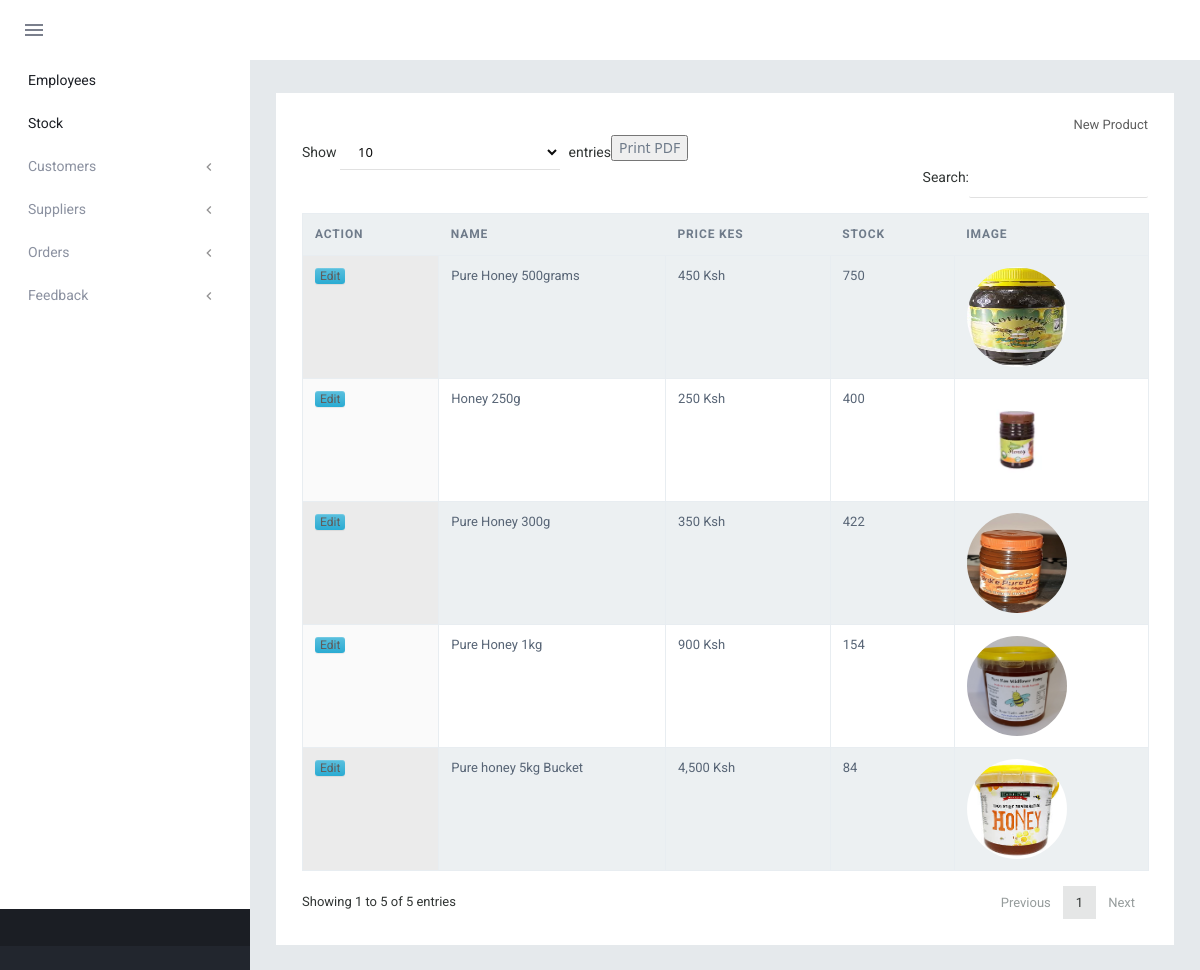
Page / (signed in) on the committed database.
### tables this page shows
CREATE TABLE `stock` (
  `stock_id` int(11) NOT NULL,
  `image` varchar(50) NOT NULL,
  `product_name` varchar(50) NOT NULL,
  `price` int(11) NOT NULL,
  `stock` int(11) NOT NULL,
  `last_update` timestamp NOT NULL DEFAULT current_timestamp() ON UPDATE current_timestamp(),
  `description` text DEFAULT NULL
);

### index.php (the view, shortened to what this page needs)
<?php
include('include/connections.php');
?>
<!DOCTYPE html>
<html>
<head>
    <link href="assets/plugins/pace/pace-theme-flash.css" rel="stylesheet" type="text/css" media="screen" />
    <link href="assets/plugins/bootstrapv3/css/bootstrap.min.css" rel="stylesheet" type="text/css" />
    <link href="assets/plugins/bootstrapv3/css/bootstrap-theme.min.css" rel="stylesheet" type="text/css" />
    <link href="assets/plugins/animate.min.css" rel="stylesheet" type="text/css" />
    <link href="assets/plugins/jquery-scrollbar/jquery.scrollbar.css" rel="stylesheet" type="text/css" />
    <link href="webarch/css/webarch.css" rel="stylesheet" type="text/css" />
</head>
<body class="">
<?php
include 'include/navbar.php';
?>
<div class="footer-widget">
</div>
<div class="page-content">
<div class="content">
<div class="row">
<div class="col-md-12">
<div class="grid simple ">
<div class="grid-title no-border">
</div>
<div class="grid-body no-border">
    <a href="add_products.php"class="btn-link pull-right">New Product</a>
    <table class="table table-striped table-bordered table-hover" id="dataTables-example">
        <thead>
        <tr>
            <th>Action</th>
            <th>Name</th>
            <th>Price KES</th>
            <th>Stock</th>
            <th>Image</th>
        </tr>
        </thead>
        <tbody>
        <?php
        $select="SELECT * FROM stock";
        $query=mysqli_query($con,$select);
        while($row=mysqli_fetch_array($query)){
            ?>
            <tr class="odd gradeX">
                <td>
                    <a href="edit_products.php?get=<?php echo $row['stock_id']?>"class="btn-link btn-xs btn-info">Edit</a>  </td>
                <td><?php echo $row['product_name']?> </td>
                <td ><?php echo number_format($row['price'])?> Ksh</td>
                <td>
                    <?php echo number_format($row['stock'])?></td>
                <td><img class="img-circle" src="upload_products/<?php echo $row['image']?>"style="width: 100px;height: 100px"></td>
            </tr>
            <?php
        }
        ?>
        </tbody>
    </table>
</div>
</div>
</div>
</div>
</div>
</div>
</div>
</body>
<link type="text/css" rel="stylesheet" href="dist/dataTablesCustom/jquery.dataTables.css?"/>
</html>

### include/navbar.php (shortened to what this page needs)
<div class="header navbar bg-red ">
    <div class="navbar-inner">
        <div class="header-quick-nav">
            <div class="pull-left">
                <ul class="nav quick-section">
                    <li class="quicklinks">
                        <a href="#" class="" id="layout-condensed-toggle">
                            <i class="material-icons">menu</i>
                        </a>
                    </li>
                </ul>
            </div>
        </div>
    </div>
</div>
<div class="page-container row">
    <div class="page-sidebar" id="main-menu" >
        <div class="page-sidebar-wrapper text-white" id="main-menu-wrapper" style="background-color: #fff">
            <ul>
                <li><a href="staff.php">  <span class="text-black">Employees</span></a></li>
                <li>
                    <a href="products.php">  <span class="text-black">Stock</span></a></li>
                <li>
                    <a href="javascript:;"><span>Customers</span> <span class=" arrow"></span> </a>
                </li>
                <li>
                    <a href="javascript:;"><span>Suppliers</span> <span class=" arrow"></span> </a>
                </li>
                <li>
                    <a href="javascript:;"> <span class="title">Orders</span> <span class=" arrow"></span> </a>
                </li>
                <li>
                    <a href="javascript:;"> <span class="title">Feedback</span> <span class=" arrow"></span> </a>
                </li>
            </ul>
        </div>
    </div>

### rows in the picture
stock: product_name "Pure Honey 500grams", price "450", stock "750", image (picture)
stock: product_name "Honey 250g", price "250", stock "400", image (picture)
stock: product_name "Pure Honey 300g", price "350", stock "422", image (picture)
stock: product_name "Pure Honey 1kg", price "900", stock "154", image (picture)
stock: product_name "Pure honey 5kg Bucket", price "4,500", stock "84", image (picture)
